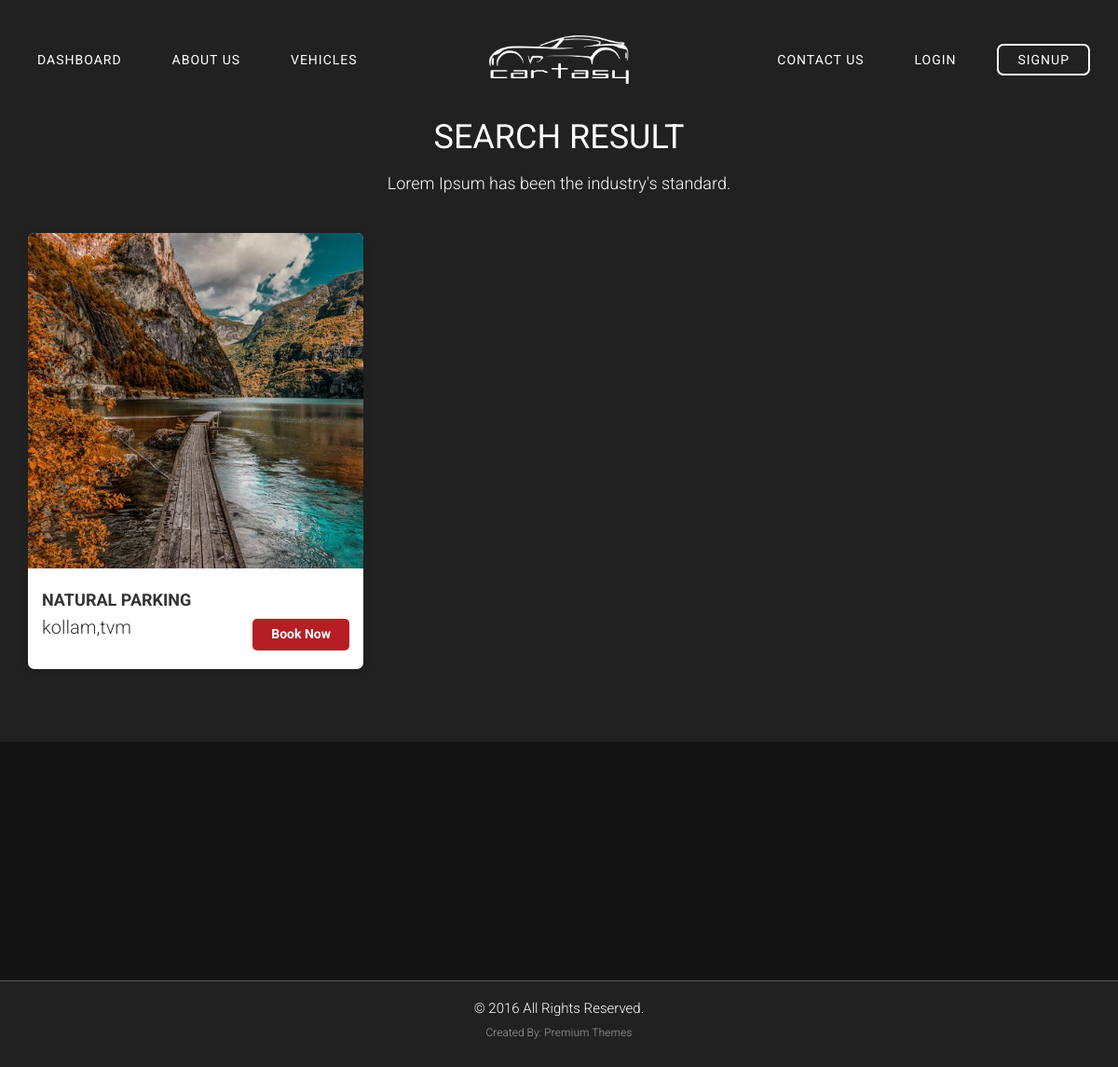
Screenshot of /search with the database file from the repository.
### property_vendor/models.py (models this page shows, shortened)
class property(models.Model):
	name = models.CharField(max_length=100)
	description = models.TextField()
	mapurl = models.CharField(max_length=500,default='')
	img1 = ResizedImageField(size=[500, 500],crop=['middle', 'center'],upload_to='property/pics', default='default.jpg')
	img2 = ResizedImageField(size=[500, 500],crop=['middle', 'center'],upload_to='property/pics', default='default.jpg')
	img3 = ResizedImageField(size=[500, 500],crop=['middle', 'center'],upload_to='property/pics', default='default.jpg')
	isactive = models.BooleanField(default=True)
	place = models.CharField(max_length=200,default='')
	district = models.CharField(max_length=200,default='')
	created_at = models.DateField(auto_now_add=True)
	owner = models.ForeignKey(User,default=None,on_delete=models.CASCADE)#for now to pass form validation,will remove later

### public/views.py (the view)
# urls.py: path('search',pv.search,name="search"),
def search(request):
	try:
		place = request.GET['place']
		vtype = int(request.GET['type'])
	except:
		vtype = 'All'
		place = ""
	lookups= Q(propertyid__place__icontains=place) | Q(propertyid__district__icontains=place)
	if vtype==2:
		pslots=pslot.objects.values_list('propertyid',flat=True).filter(lookups,istw=True,isavailable=True).distinct()
		print(pslots)
		results=property.objects.filter(id__in=pslots)
		return render(request,'public/search.html',{'results':results})
	else:
		pslots=pslot.objects.values_list('propertyid',flat=True).filter(lookups,isfw=True,isavailable=True).distinct()
		results=property.objects.filter(id__in=pslots)
		return render(request,'public/search.html',{'results':results})

### template/public/search.html (shortened to what this page needs)
{% extends 'public/base.html' %}
{% load static %}
{% block content %}
            <section id="car-1-projects" style="padding-top: 8em;">
                <div class="container">
                    <div class="row row-bottom-padded-md">
                        <div class="col-md-8 col-md-offset-2 text-center welcome-sec">
                            <h2 class="car-1-lead animate-box">SEARCH RESULT</h2>
                            <h4 class="animate-box">Lorem Ipsum has been the industry's standard.</h4>
                        </div>
                    </div>
                    <div class="row car-info">
                        {% for item in results %}
                        <div class="col-md-4 col-sm-6 col-xs-6 col-xxs-12 animate-box">
                            <div class="car-1-project-item">
                                <a href="{{ item.img1.url }}" class="image-popup">
                                <img src="{{ item.img1.url }}" alt="Image" class="img-responsive">
                                </a>
                                <div class="car-1-text">
                                    <h2>{{ item.name }}</h2>
                                    <p><b style="font-weight: 300;">{{ item.place }},{{ item.district }} </b><a href="pdetails/{{item.id}}">Book Now</a>
                                    </p>
                                </div>
                            </div>
                        </div>
                        {% endfor %}
                    </div>
                </div>
            </section>
 {% endblock %}

### static/public/css/style.css (style rules this page uses)
* { box-sizing:border-box }
html, body { height: 100% !important; }
body { font-family: "Roboto", Arial, sans-serif; font-size: 16px; line-height: 28px; font-weight: 300; color: #fff; height: 100%; position: relative; background: #212121; }
a { color: #2772DB; -webkit-transition: 0.5s; -o-transition: 0.5s; transition: 0.5s; }
p, figure { margin-bottom: 1.5em; line-height: 18px; font-size: 14px; }
h1, h2, h3, h4, h5, h6 { color: #fff; font-size: 22px; font-family: "Roboto", Arial, sans-serif; font-weight: 400; margin: 0 0 10px 0; }
.welcome-sec h4 { color: #fff; font-size: 18px; font-weight: 300; }
h4.animate-box.fadeInUp.animated { font-size: 18px; font-weight: 300; padding-top: 10px;line-height: 22px }
.car-info h2 { text-transform: uppercase; }
.car-1-lead { font-size: 36px; font-weight: 400; color: #fff; margin-bottom: 10px; }
#car-1-features, #car-1-features-2, #car-1-features-3, #car-1-features-4, #car-1-projects, #car-1-testimonials, #car-1-about, #car-1-subscribe, #car-1-info, #car-1-team1, #car-1-pricing, #car-1-faqs, #car-1-app, #car-1-footer { padding: 6em 0; background: #212121; }
#car-1-projects { background: #212121; padding-bottom: 3em; }
#car-1-projects .car-1-lead { font-size: 36px; line-height: 38px; font-weight: 400; color: #fff; margin-bottom: 10px; }
#car-1-projects .car-1-project-item { display: block; width: 100%; position: relative; background: #fff; overflow: hidden; z-index: 9; margin-bottom: 30px; -webkit-box-shadow: 0px 3px 8px 0px rgba(0, 0, 0, 0.1); -moz-box-shadow: 0px 3px 8px 0px rgba(0, 0, 0, 0.1); -ms-box-shadow: 0px 3px 8px 0px rgba(0, 0, 0, 0.1); -o-box-shadow: 0px 3px 8px 0px rgba(0, 0, 0, 0.1); box-shadow: 0px 3px 8px 0px rgba(0, 0, 0, 0.1); -webkit-border-radius: 7px; -moz-border-radius: 7px; -ms-border-radius: 7px; border-radius: 7px; -webkit-transition: 0.3s; -o-transition: 0.3s; transition: 0.3s; min-height: 260px; }
#car-1-projects .car-1-project-item img { z-index: 8; opacity: 1; -webkit-transition: 0.3s; -o-transition: 0.3s; transition: 0.3s; min-height: 230px; }
#car-1-projects .car-1-project-item .car-1-text { padding: 15px; text-align: center; }
#car-1-projects .car-1-project-item .car-1-text h2, #car-1-projects .car-1-project-item .car-1-text span { text-decoration: none !important; }
.car-info p { text-align: left; display: inline-block; width: 100%; vertical-align: middle; margin: 10px 0 5px; color: #333; font-size: 20px; font-weight: bold; }
#car-1-projects .car-1-project-item .car-1-text h2 { font-size: 18px; font-weight: bold; margin: 0 0 0 0; color: #333; text-align: left; }
#car-1-projects .car-1-project-item .car-1-text a, .vehicle-img a { background: #b51e23 none repeat scroll 0 0; border-radius: 5px; color: #fff; display: inline-block; float: right; font-size: 14px; margin: 0 0; padding: 0px 20px; height: 34px; text-align: right; line-height: 32px; transition: all 0.5s ease 0s; }
.row-bottom-padded-md { padding-bottom: 2em; }
.js .animate-box { opacity: 0; }
.image-popup { overflow: hidden; display: inline-block; }
.image-popup img { transform: scale(1.0); }

### rows the page displays
property: img1 (picture), name "NATURAL PARKING", place "kollam", district "tvm"
